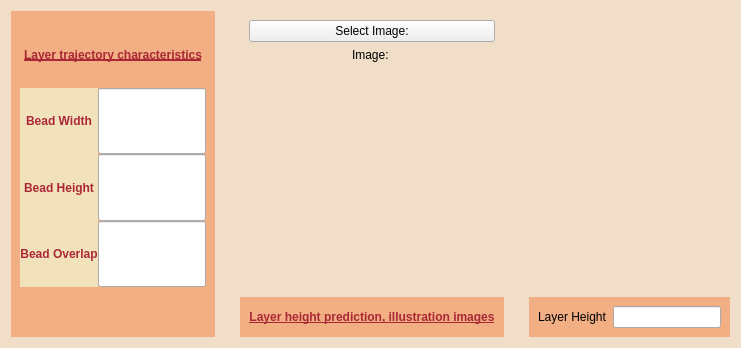
          <widget class="QWidget" name="AlturaCamadas">
           <property name="palette">
            <palette>
             <active>
              <colorrole role="Button">
               <brush brushstyle="SolidPattern">
                <color alpha="255">
                 <red>240</red>
                 <green>222</green>
                 <blue>200</blue>
                </color>
               </brush>
              </colorrole>
              <colorrole role="Base">
               <brush brushstyle="SolidPattern">
                <color alpha="255">
                 <red>240</red>
                 <green>222</green>
                 <blue>200</blue>
                </color>
               </brush>
              </colorrole>
              <colorrole role="Window">
               <brush brushstyle="SolidPattern">
                <color alpha="255">
                 <red>240</red>
                 <green>222</green>
                 <blue>200</blue>
                </color>
               </brush>
              </colorrole>
             </active>
             <inactive>
              <colorrole role="Button">
               <brush brushstyle="SolidPattern">
                <color alpha="255">
                 <red>240</red>
                 <green>222</green>
                 <blue>200</blue>
                </color>
               </brush>
              </colorrole>
              <colorrole role="Base">
               <brush brushstyle="SolidPattern">
                <color alpha="255">
                 <red>240</red>
                 <green>222</green>
                 <blue>200</blue>
                </color>
               </brush>
              </colorrole>
              <colorrole role="Window">
               <brush brushstyle="SolidPattern">
                <color alpha="255">
                 <red>240</red>
                 <green>222</green>
                 <blue>200</blue>
                </color>
               </brush>
              </colorrole>
             </inactive>
             <disabled>
              <colorrole role="Button">
               <brush brushstyle="SolidPattern">
                <color alpha="255">
                 <red>240</red>
                 <green>222</green>
                 <blue>200</blue>
                </color>
               </brush>
              </colorrole>
              <colorrole role="Base">
               <brush brushstyle="SolidPattern">
                <color alpha="255">
                 <red>240</red>
                 <green>222</green>
                 <blue>200</blue>
                </color>
               </brush>
              </colorrole>
              <colorrole role="Window">
               <brush brushstyle="SolidPattern">
                <color alpha="255">
                 <red>240</red>
                 <green>222</green>
                 <blue>200</blue>
                </color>
               </brush>
              </colorrole>
             </disabled>
            </palette>
           </property>
           <property name="styleSheet">
            <string notr="true">#AlturaCamadas{
	background-color: rgb(240, 222, 200);
}

/*yellow layout rectangles*/
#layer_height_prediction_rect, #layer_height_result, #layer_trajectory_rect {
background-color:rgb(242, 175, 131);
}

/*layer trajectory labels*/
#bead_width_label, #bead_overlap_label, #bead_height_label {
color:rgb(170, 39, 53);
background-color:rgb(242, 226, 187);
font-weight:bold
}

/*layer trajectory title*/
#layer_trajectory_title, #lh_prediction_label {
color:rgb(170, 39, 53);
font-weight:bold;
text-decoration: underline;
text-decoration-color: gray;
}</string>
           </property>
           <attribute name="title">
            <string>Altura das Camadas</string>
           </attribute>
           <layout class="QGridLayout" name="gridLayout_12">
            <property name="horizontalSpacing">
             <number>25</number>
            </property>
            <property name="verticalSpacing">
             <number>20</number>
            </property>
            <item row="0" column="1">
             <widget class="QWidget" name="layer_height_img" native="true">
              <layout class="QVBoxLayout" name="verticalLayout_2">
               <item>
                <widget class="QPushButton" name="ImgSelector">
                 <property name="sizePolicy">
                  <sizepolicy hsizetype="Expanding" vsizetype="Fixed">
                   <horstretch>0</horstretch>
                   <verstretch>0</verstretch>
                  </sizepolicy>
                 </property>
                 <property name="text">
                  <string>Select Image:</string>
                 </property>
                 <property name="flat">
                  <bool>false</bool>
                 </property>
                </widget>
               </item>
               <item>
                <widget class="QLabel" name="ImageName_label">
                 <property name="text">
                  <string>Image: </string>
                 </property>
                 <property name="alignment">
                  <set>Qt::AlignmentFlag::AlignCenter</set>
                 </property>
                </widget>
               </item>
               <item>
                <widget class="QLabel" name="LayerImg">
                 <property name="sizePolicy">
                  <sizepolicy hsizetype="Preferred" vsizetype="Preferred">
                   <horstretch>0</horstretch>
                   <verstretch>0</verstretch>
                  </sizepolicy>
                 </property>
                 <property name="minimumSize">
                  <size>
                   <width>100</width>
                   <height>200</height>
                  </size>
                 </property>
                 <property name="text">
                  <string/>
                 </property>
                 <property name="pixmap">
                  <pixmap resource="../../resources.qrc">:/pictures/img/pictures/placeholderImgEvenSmaller.png</pixmap>
                 </property>
                 <property name="scaledContents">
                  <bool>true</bool>
                 </property>
                </widget>
               </item>
              </layout>
             </widget>
            </item>
            <item row="1" column="1">
             <widget class="QWidget" name="layer_height_prediction_rect" native="true">
              <layout class="QGridLayout" name="gridLayout_17">
               <item row="0" column="1">
                <layout class="QGridLayout" name="lh_prediction_layout">
                 <item row="0" column="0">
                  <widget class="QLabel" name="lh_prediction_label">
                   <property name="text">
                    <string>Layer height prediction, illustration images</string>
                   </property>
                   <property name="alignment">
                    <set>Qt::AlignmentFlag::AlignCenter</set>
                   </property>
                  </widget>
                 </item>
                </layout>
               </item>
              </layout>
             </widget>
            </item>
            <item row="0" column="0" rowspan="2">
             <widget class="QWidget" name="layer_trajectory_rect" native="true">
              <layout class="QGridLayout" name="gridLayout_15" columnstretch="0">
               <property name="topMargin">
                <number>10</number>
               </property>
               <property name="rightMargin">
                <number>9</number>
               </property>
               <property name="bottomMargin">
                <number>10</number>
               </property>
               <property name="horizontalSpacing">
                <number>20</number>
               </property>
               <property name="verticalSpacing">
                <number>60</number>
               </property>
               <item row="0" column="0">
                <layout class="QGridLayout" name="layer_trajectory_layout">
                 <item row="3" column="1">
                  <widget class="QLineEdit" name="bead_overlap">
                   <property name="sizePolicy">
                    <sizepolicy hsizetype="Expanding" vsizetype="Preferred">
                     <horstretch>0</horstretch>
                     <verstretch>0</verstretch>
                    </sizepolicy>
                   </property>
                  </widget>
                 </item>
                 <item row="2" column="1">
                  <widget class="QLineEdit" name="bead_height">
                   <property name="sizePolicy">
                    <sizepolicy hsizetype="Expanding" vsizetype="Preferred">
                     <horstretch>0</horstretch>
                     <verstretch>0</verstretch>
                    </sizepolicy>
                   </property>
                  </widget>
                 </item>
                 <item row="3" column="0">
                  <widget class="QLabel" name="bead_overlap_label">
                   <property name="text">
                    <string>Bead Overlap</string>
                   </property>
                   <property name="alignment">
                    <set>Qt::AlignmentFlag::AlignCenter</set>
                   </property>
                  </widget>
                 </item>
                 <item row="1" column="1">
                  <widget class="QLineEdit" name="bead_width">
                   <property name="sizePolicy">
                    <sizepolicy hsizetype="Expanding" vsizetype="Preferred">
                     <horstretch>0</horstretch>
                     <verstretch>0</verstretch>
                    </sizepolicy>
                   </property>
                  </widget>
                 </item>
                 <item row="0" column="0" colspan="2">
                  <widget class="QLabel" name="layer_trajectory_title">
                   <property name="text">
                    <string>Layer trajectory characteristics</string>
                   </property>
                   <property name="alignment">
                    <set>Qt::AlignmentFlag::AlignCenter</set>
                   </property>
                  </widget>
                 </item>
                 <item row="2" column="0">
                  <widget class="QLabel" name="bead_height_label">
                   <property name="text">
                    <string>Bead Height</string>
                   </property>
                   <property name="alignment">
                    <set>Qt::AlignmentFlag::AlignCenter</set>
                   </property>
                  </widget>
                 </item>
                 <item row="1" column="0">
                  <widget class="QLabel" name="bead_width_label">
                   <property name="text">
                    <string>Bead Width</string>
                   </property>
                   <property name="alignment">
                    <set>Qt::AlignmentFlag::AlignCenter</set>
                   </property>
                  </widget>
                 </item>
                 <item row="4" column="1">
                  <spacer name="verticalSpacer_3">
                   <property name="orientation">
                    <enum>Qt::Orientation::Vertical</enum>
                   </property>
                   <property name="sizeType">
                    <enum>QSizePolicy::Policy::Preferred</enum>
                   </property>
                   <property name="sizeHint" stdset="0">
                    <size>
                     <width>20</width>
                     <height>40</height>
                    </size>
                   </property>
                  </spacer>
                 </item>
                </layout>
               </item>
              </layout>
             </widget>
            </item>
            <item row="1" column="2">
             <widget class="QWidget" name="layer_height_result" native="true">
              <layout class="QGridLayout" name="gridLayout_19">
               <item row="0" column="0">
                <layout class="QGridLayout" name="layer_height_calculation_layout">
                 <item row="0" column="0">
                  <widget class="QLabel" name="lh_label">
                   <property name="text">
                    <string>Layer Height</string>
                   </property>
                  </widget>
                 </item>
                 <item row="0" column="1">
                  <widget class="QLineEdit" name="lh_output">
                   <property name="sizePolicy">
                    <sizepolicy hsizetype="Expanding" vsizetype="Preferred">
                     <horstretch>0</horstretch>
                     <verstretch>0</verstretch>
                    </sizepolicy>
                   </property>
                  </widget>
                 </item>
                </layout>
               </item>
              </layout>
             </widget>
            </item>
           </layout>
          </widget>
